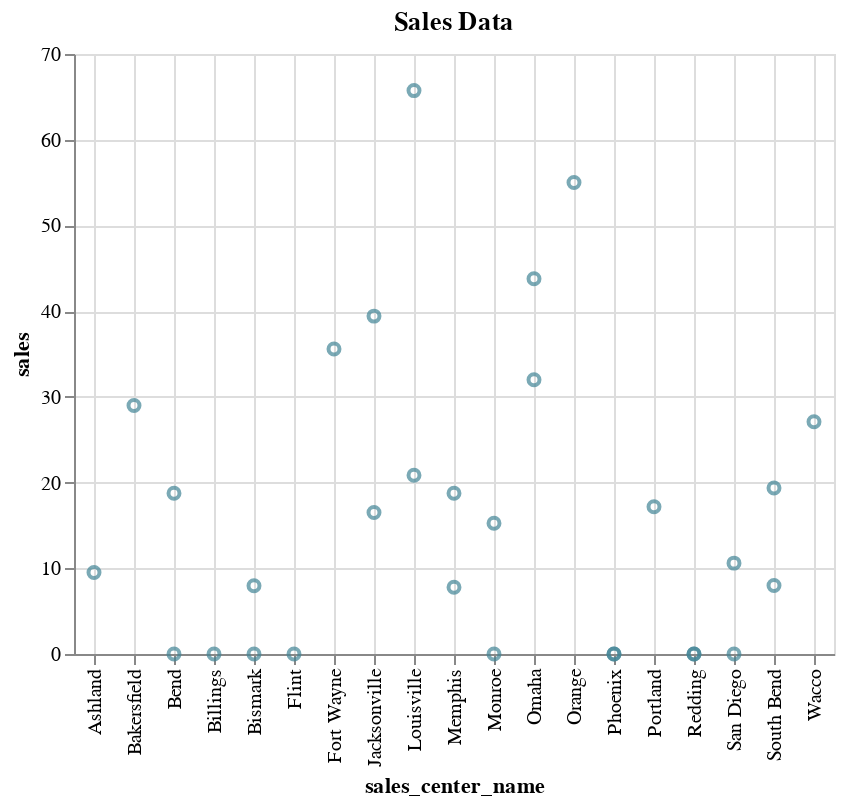

The cell this chart's notebook holds for it:
### Markdown cell above
#### Different styles of chart can be generated using the mark parameter
Supported mark types include area, bar, circle, line, point, rect, rule, square, text, tick, rect.

See the Vega-Lite specification for the complete list of mark types (https://vega.github.io/vega-lite/)

### Code cell
%chart sales_center_name, sales, title=Sales Data, color=#428495, mark=point

### Figure 1 — Vega-Lite specification as saved in the notebook (floating-point values rounded to 4 significant figures)
{"$schema": "https://vega.github.io/schema/vega-lite/v3.json", "data": {"format": {"type": "csv"}, "values": "\"SALES\",\"Sales_Center_ID\",\"Sales_Center_Name\"\n\".00\",\"1111\",\"Phoenix\"\n\".00\",\"1111\",\"Phoenix\"\n\".00\",\"2222\",\"Bend\"\n\"18.75\",\"2222\",\"Bend\"\n\"43.78\",\"3333\",\"Omaha\"\n\"32.00\",\"3333\",\"Omaha\"\n\"65.73\",\"4444\",\"Louisville\"\n\"20.85\",\"4444\",\"Louisville\"\n\".00\",\"5555\",\"Bismark\"\n\"7.97\",\"5555\",\"Bismark\"\n\"7.79\",\"6666\",\"Memphis\"\n\"18.75\",\"6666\",\"Memphis\"\n\"15.25\",\"7777\",\"Monroe\"\n\".00\",\"7777\",\"Monroe\"\n\".00\",\"8888\",\"San Diego\"\n\"10.60\",\"8888\",\"San Diego\"\n\".00\",\"9999\",\"Redding\"\n\".00\",\"9999\",\"Redding\"\n\"19.36\",\"1112\",\"South Bend\"\n\"8.00\",\"1112\",\"South Bend\"\n\"16.50\",\"1113\",\"Jacksonville\"\n\"39.42\",\"1113\",\"Jacksonville\"\n\"35.58\",\"1114\",\"Fort Wayne\"\n\".00\",\"1115\",\"Billings\"\n\"17.18\",\"1116\",\"Portland\"\n\"9.50\",\"1117\",\"Ashland\"\n\"27.10\",\"1118\",\"Wacco\"\n\".00\",\"1119\",\"Flint\"\n\"29.00\",\"2111\",\"Bakersfield\"\n\"55.00\",\"3111\",\"Orange\"\n"}, "encoding": {"x": {"axis": {"grid": true, "title": "sales_center_name"}, "field": "Sales_Center_Name", "type": "nominal"}, "y": {"axis": {"grid": true, "title": "sales"}, "field": "SALES", "type": "quantitative"}}, "mark": {"color": "#428495", "type": "point"}, "title": "Sales Data"}
